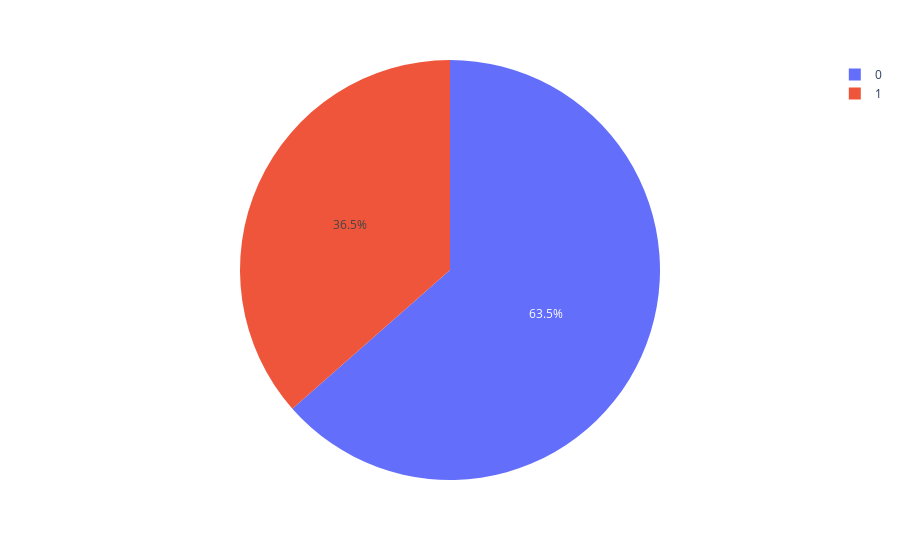

This figure's notebook cell:
### Code cell
px.pie(df_age_max_50, values='Counts', names='Survived')

### Figure 1 — Plotly figure (JSON) as saved in the notebook; plotly's stock layout.template omitted (floating-point values rounded to 4 significant figures)
{"data": [{"domain": {"x": [0, 1], "y": [0, 1]}, "hovertemplate": "Survived=%{label}<br>Counts=%{value}<extra></extra>", "labels": [0, 1], "legendgroup": "", "name": "", "showlegend": true, "type": "pie", "values": [47, 27]}], "layout": {"legend": {"tracegroupgap": 0}, "margin": {"t": 60}}}
